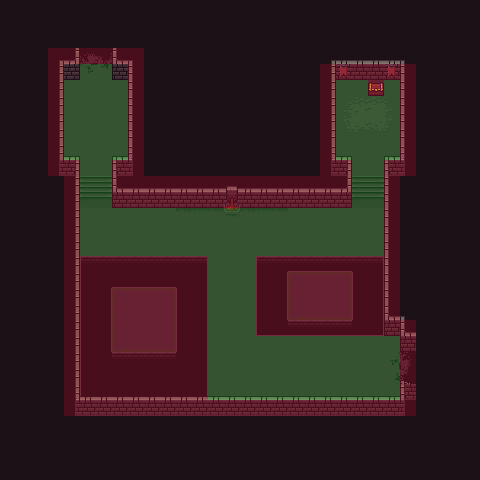

Tiled map render using the project's own tile images. Description and the map definition, with tile-layer contents summarised, below:
An orthogonal 30x30 tile map with 16x16 px tiles, 9 tile layers (bg, floor, bg2, bg2-1, ...), 3 tilesets and 8 objects (e, n).

<map version="1.5" tiledversion="1.7.0" orientation="orthogonal" renderorder="right-down" width="30" height="30" tilewidth="16" tileheight="16" infinite="0" nextlayerid="13" nextobjectid="10">
 <tileset firstgid="1" source="0x72_16x16DungeonTileset_walls.v1.tsx" />
 <tileset firstgid="257" source="0x72_16x16DungeonTileset.v4.tsx" />
 <tileset firstgid="513" source="NavigationTileSet.tsx" />
 <layer id="1" name="bg" width="30" height="30">
  <data>[900 cells, 900 non-empty, 1 distinct tile ids]</data>
 </layer>
 <layer id="2" name="floor" width="30" height="30">
  <data>[900 cells, 206 non-empty, 1 distinct tile ids]</data>
 </layer>
 <layer id="8" name="bg2" width="30" height="30">
  <data>[900 cells, 96 non-empty, 13 distinct tile ids]</data>
 </layer>
 <layer id="9" name="bg2-1" width="30" height="30">
  <data>[900 cells, 8 non-empty, 1 distinct tile ids]</data>
 </layer>
 <layer id="3" name="fg" width="30" height="30">
  <data>[900 cells, 165 non-empty, 32 distinct tile ids]</data>
 </layer>
 <layer id="10" name="props" width="30" height="30">
  <data>[900 cells, 19 non-empty, 11 distinct tile ids]</data>
 </layer>
 <layer id="12" name="treasure" width="30" height="30">
  <data>[900 cells, 1 non-empty, 1 distinct tile ids]</data>
 </layer>
 <layer id="4" name="exits" width="30" height="30">
  <data>[900 cells, 8 non-empty, 8 distinct tile ids]</data>
 </layer>
 <objectgroup id="5" name="Collisions">
  <object id="1" x="80" y="64">
   <polygon points="-0.0625,-14.875 31.9375,-14.875 31.9375,9.125 47.9375,9.125 48,92 32,92 32.1875,137.063 143.957,137.063 148,140 156,140 159.998,137.287 272.188,137.063 272,92 256,92 256.188,9.1875 320.188,9.1875 320,92 304,92 304,264.813 320,264.813 320,280 336,280 336,316 320,316 320,332 0,332 0,92 -16,92 -16.0625,9.125 -0.0625,9.125" />
  </object>
  <object id="9" x="368" y="88">
   <polygon points="0,0 16,0 16,-8 0,-8" />
  </object>
 </objectgroup>
 <objectgroup id="6" name="Void">
  <object id="2" x="208" y="396">
   <polygon points="0,0 0,-140 -128,-140 -128,0" />
  </object>
  <object id="3" x="176" y="280">
   <polygon points="0,0 -64,0 -64,72 0,72" />
  </object>
  <object id="4" x="384" y="328">
   <polygon points="0,0.75 -128,0.75 -128,-72 0,-72" />
  </object>
  <object id="5" x="352" y="320">
   <polygon points="0,0 0,-56 -64,-56 -64,0" />
  </object>
 </objectgroup>
 <objectgroup id="7" name="Gates">
  <object id="6" name="e" x="400" y="352">
   <polygon points="0,0 16,0 16,28 0,28" />
  </object>
  <object id="8" name="n" x="80" y="52">
   <polygon points="0,-4 32,-4 32,12 0,12" />
  </object>
 </objectgroup>
 <layer id="11" name="navigation" width="30" height="30" opacity="0.2">
  <data>[900 cells, 409 non-empty, 2 distinct tile ids]</data>
 </layer>
</map>
